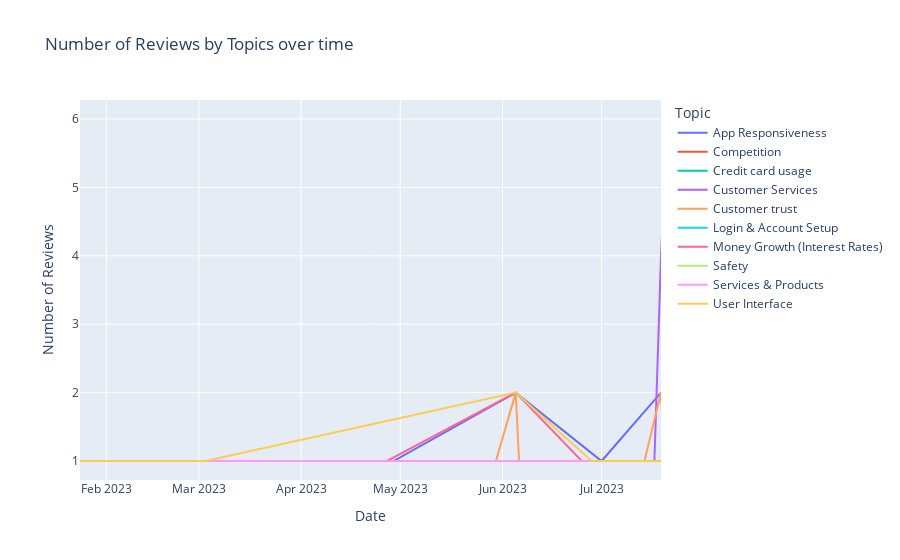

Notebook cell for this chart:
### Code cell
topics_over_time = px.line(df, 'date_clean', 'num_reviews', color='Topic_Name', 
                           labels={"date_clean":"Date", "num_reviews":"Number of Reviews", "Topic_Name":"Topic"}, 
                           title="Number of Reviews by Topics over time")
# update date range
topics_over_time.update_xaxes(range=[s,e])

topics_over_time.show()

### Figure 1 — Plotly figure (JSON) as saved in the notebook; plotly's stock layout.template omitted (floating-point values rounded to 4 significant figures)
{"data": [{"hovertemplate": "Topic=App Responsiveness<br>Date=%{x}<br>Number of Reviews=%{y}<extra></extra>", "legendgroup": "App Responsiveness", "line": {"color": "#636efa", "dash": "solid"}, "marker": {"symbol": "circle"}, "mode": "lines", "name": "App Responsiveness", "orientation": "v", "showlegend": true, "type": "scatter", "x": ["2022-10-04", "2022-10-07", "2022-10-09", "2022-12-07", "2022-12-08", "2023-01-24", "2023-04-23", "2023-04-29", "2023-06-05", "2023-07-01", "2023-07-19", "2023-07-21", "2023-07-22", "2023-07-31", "2023-08-07", "2023-08-31", "2023-09-07", "2023-09-13", "2023-09-18", "2023-09-25", "2023-10-05", "2023-10-08", "2023-11-02", "2023-11-09", "2023-11-11", "2023-12-03", "2023-12-06", "2023-12-23", "2024-01-14", "2024-02-25", "2024-03-06"], "xaxis": "x", "y": [1, 1, 1, 1, 1, 1, 1, 1, 2, 1, 2, 1, 1, 1, 1, 1, 1, 1, 1, 1, 1, 1, 1, 1, 1, 1, 1, 1, 1, 1, 1], "yaxis": "y"}, {"hovertemplate": "Topic=Competition<br>Date=%{x}<br>Number of Reviews=%{y}<extra></extra>", "legendgroup": "Competition", "line": {"color": "#EF553B", "dash": "solid"}, "marker": {"symbol": "circle"}, "mode": "lines", "name": "Competition", "orientation": "v", "showlegend": true, "type": "scatter", "x": ["2022-10-04", "2023-02-08", "2023-04-26", "2023-05-01", "2023-05-24", "2023-06-05", "2023-07-19", "2023-07-21", "2023-07-22", "2023-07-25", "2023-07-28", "2023-08-24", "2023-09-07", "2023-09-18", "2023-10-07", "2023-11-15", "2023-11-16", "2023-11-18", "2023-11-29", "2023-12-09", "2023-12-10", "2023-12-30", "2024-01-18", "2024-03-08"], "xaxis": "x", "y": [1, 1, 1, 1, 1, 1, 1, 1, 1, 1, 1, 1, 1, 1, 1, 1, 1, 1, 1, 1, 1, 1, 1, 1], "yaxis": "y"}, {"hovertemplate": "Topic=Credit card usage<br>Date=%{x}<br>Number of Reviews=%{y}<extra></extra>", "legendgroup": "Credit card usage", "line": {"color": "#00cc96", "dash": "solid"}, "marker": {"symbol": "circle"}, "mode": "lines", "name": "Credit card usage", "orientation": "v", "showlegend": true, "type": "scatter", "x": ["2022-09-06", "2022-10-03", "2022-10-04", "2022-12-12", "2023-02-13", "2023-02-20", "2023-05-01", "2023-06-15", "2023-06-28", "2023-07-06", "2023-07-20", "2023-07-21", "2023-07-27", "2023-08-07", "2023-08-08", "2023-08-11", "2023-08-17", "2023-09-06", "2023-09-11", "2023-10-12", "2023-11-11", "2023-11-15", "2023-12-04", "2023-12-21", "2024-01-12", "2024-03-10"], "xaxis": "x", "y": [1, 1, 1, 1, 1, 1, 1, 1, 1, 1, 1, 1, 1, 2, 1, 1, 1, 1, 1, 1, 1, 1, 1, 1, 1, 1], "yaxis": "y"}, {"hovertemplate": "Topic=Customer Services<br>Date=%{x}<br>Number of Reviews=%{y}<extra></extra>", "legendgroup": "Customer Services", "line": {"color": "#ab63fa", "dash": "solid"}, "marker": {"symbol": "circle"}, "mode": "lines", "name": "Customer Services", "orientation": "v", "showlegend": true, "type": "scatter", "x": ["2022-09-05", "2022-09-09", "2022-09-25", "2022-12-19", "2023-01-20", "2023-01-24", "2023-02-11", "2023-02-15", "2023-06-16", "2023-07-15", "2023-07-17", "2023-07-19", "2023-07-20", "2023-07-23", "2023-07-24", "2023-07-25", "2023-07-27", "2023-07-28", "2023-08-02", "2023-08-05", "2023-08-07", "2023-08-25", "2023-08-26", "2023-08-27", "2023-08-30", "2023-09-15", "2023-10-08", "2023-12-06", "2023-12-07", "2024-01-15"], "xaxis": "x", "y": [1, 1, 1, 1, 1, 1, 1, 1, 1, 1, 1, 4, 5, 2, 2, 1, 1, 2, 1, 1, 1, 1, 1, 1, 1, 1, 1, 1, 2, 1], "yaxis": "y"}, {"hovertemplate": "Topic=Customer trust<br>Date=%{x}<br>Number of Reviews=%{y}<extra></extra>", "legendgroup": "Customer trust", "line": {"color": "#FFA15A", "dash": "solid"}, "marker": {"symbol": "circle"}, "mode": "lines", "name": "Customer trust", "orientation": "v", "showlegend": true, "type": "scatter", "x": ["2022-09-06", "2022-09-12", "2022-10-03", "2022-12-07", "2022-12-09", "2022-12-10", "2022-12-14", "2022-12-16", "2022-12-30", "2023-02-18", "2023-04-02", "2023-05-04", "2023-05-12", "2023-05-30", "2023-06-05", "2023-06-06", "2023-07-09", "2023-07-11", "2023-07-14", "2023-07-19", "2023-07-20", "2023-07-23", "2023-07-28", "2023-08-16", "2023-09-02", "2023-09-10", "2023-09-17", "2023-09-25", "2023-10-08", "2023-11-10", "2023-11-14", "2024-03-04", "2024-03-09"], "xaxis": "x", "y": [1, 1, 1, 2, 1, 1, 1, 1, 1, 1, 1, 1, 1, 1, 2, 1, 1, 1, 1, 2, 1, 2, 1, 1, 1, 1, 1, 1, 1, 1, 1, 1, 1], "yaxis": "y"}, {"hovertemplate": "Topic=Login & Account Setup<br>Date=%{x}<br>Number of Reviews=%{y}<extra></extra>", "legendgroup": "Login & Account Setup", "line": {"color": "#19d3f3", "dash": "solid"}, "marker": {"symbol": "circle"}, "mode": "lines", "name": "Login & Account Setup", "orientation": "v", "showlegend": true, "type": "scatter", "x": ["2022-10-03", "2022-11-01", "2022-12-07", "2022-12-10", "2022-12-27", "2023-01-14", "2023-01-25", "2023-02-26", "2023-03-21", "2023-05-02", "2023-06-05", "2023-07-11", "2023-07-19", "2023-07-21", "2023-07-25", "2023-08-02", "2023-09-09", "2023-09-16", "2023-09-25", "2023-11-16", "2024-01-25", "2024-02-07", "2024-02-18", "2024-03-10"], "xaxis": "x", "y": [1, 1, 1, 1, 1, 1, 1, 1, 1, 1, 1, 1, 1, 1, 1, 1, 1, 1, 1, 1, 1, 1, 1, 2], "yaxis": "y"}, {"hovertemplate": "Topic=Money Growth (Interest Rates)<br>Date=%{x}<br>Number of Reviews=%{y}<extra></extra>", "legendgroup": "Money Growth (Interest Rates)", "line": {"color": "#FF6692", "dash": "solid"}, "marker": {"symbol": "circle"}, "mode": "lines", "name": "Money Growth (Interest Rates)", "orientation": "v", "showlegend": true, "type": "scatter", "x": ["2022-10-03", "2022-10-31", "2022-12-09", "2022-12-27", "2022-12-28", "2023-01-17", "2023-01-31", "2023-02-01", "2023-02-05", "2023-04-22", "2023-04-27", "2023-06-05", "2023-06-25", "2023-07-10", "2023-07-26", "2023-07-27", "2023-08-02", "2023-08-07", "2023-08-11", "2023-08-17", "2023-08-29", "2023-09-06", "2023-09-10", "2023-09-12", "2023-09-15", "2023-09-19", "2023-10-13", "2023-10-24", "2023-11-04", "2023-11-10", "2023-11-11", "2023-11-16", "2023-11-22", "2023-12-06", "2023-12-07", "2023-12-22", "2024-01-11", "2024-01-26"], "xaxis": "x", "y": [1, 1, 1, 1, 1, 1, 1, 1, 1, 1, 1, 2, 1, 1, 1, 1, 2, 6, 1, 1, 1, 1, 1, 1, 1, 1, 1, 1, 1, 2, 1, 1, 1, 2, 1, 1, 1, 1], "yaxis": "y"}, {"hovertemplate": "Topic=Safety<br>Date=%{x}<br>Number of Reviews=%{y}<extra></extra>", "legendgroup": "Safety", "line": {"color": "#B6E880", "dash": "solid"}, "marker": {"symbol": "circle"}, "mode": "lines", "name": "Safety", "orientation": "v", "showlegend": true, "type": "scatter", "x": ["2022-09-04", "2022-09-07", "2022-10-27", "2023-01-29", "2023-02-01", "2023-02-22", "2023-06-05", "2023-06-22", "2023-07-20", "2023-07-21", "2023-07-26", "2023-07-27", "2023-09-05", "2023-09-19", "2023-10-06", "2023-10-19", "2023-10-24", "2023-11-10", "2023-11-16", "2023-11-20", "2023-11-21", "2023-11-25", "2023-12-30", "2024-02-14", "2024-02-21"], "xaxis": "x", "y": [1, 1, 1, 1, 1, 1, 1, 1, 1, 1, 1, 1, 1, 1, 1, 1, 1, 1, 1, 1, 1, 1, 1, 1, 1], "yaxis": "y"}, {"hovertemplate": "Topic=Services & Products<br>Date=%{x}<br>Number of Reviews=%{y}<extra></extra>", "legendgroup": "Services & Products", "line": {"color": "#FF97FF", "dash": "solid"}, "marker": {"symbol": "circle"}, "mode": "lines", "name": "Services & Products", "orientation": "v", "showlegend": true, "type": "scatter", "x": ["2022-09-03", "2022-09-12", "2022-12-09", "2023-05-10", "2023-06-05", "2023-07-24", "2023-07-30", "2023-08-07", "2023-08-08", "2023-08-18", "2023-08-23", "2023-08-25", "2023-09-17", "2023-10-04", "2023-10-08", "2023-11-12", "2023-11-16", "2023-11-21", "2023-11-23", "2023-11-24", "2023-11-25", "2023-12-18", "2024-01-10", "2024-03-10"], "xaxis": "x", "y": [1, 1, 1, 1, 1, 1, 1, 2, 1, 1, 1, 1, 1, 1, 1, 1, 1, 1, 1, 1, 1, 1, 1, 1], "yaxis": "y"}, {"hovertemplate": "Topic=User Interface<br>Date=%{x}<br>Number of Reviews=%{y}<extra></extra>", "legendgroup": "User Interface", "line": {"color": "#FECB52", "dash": "solid"}, "marker": {"symbol": "circle"}, "mode": "lines", "name": "User Interface", "orientation": "v", "showlegend": true, "type": "scatter", "x": ["2022-09-03", "2022-09-06", "2022-09-10", "2022-10-02", "2022-12-08", "2023-01-13", "2023-01-14", "2023-01-20", "2023-02-09", "2023-03-03", "2023-06-05", "2023-06-28", "2023-07-19", "2023-07-20", "2023-07-22", "2023-07-28", "2023-08-05", "2023-08-13", "2023-09-06", "2023-09-08", "2023-09-29", "2023-10-30", "2023-11-10", "2023-11-21", "2023-12-26", "2024-02-24", "2024-03-06", "2024-03-07"], "xaxis": "x", "y": [1, 1, 1, 1, 1, 1, 1, 1, 1, 1, 2, 1, 1, 1, 1, 1, 1, 1, 1, 1, 1, 1, 1, 1, 1, 1, 2, 1], "yaxis": "y"}], "layout": {"legend": {"title": {"text": "Topic"}, "tracegroupgap": 0}, "title": {"text": "Number of Reviews by Topics over time"}, "xaxis": {"anchor": "y", "domain": [0, 1], "range": ["2023-01-24", "2023-07-19"], "title": {"text": "Date"}}, "yaxis": {"anchor": "x", "domain": [0, 1], "title": {"text": "Number of Reviews"}}}}
